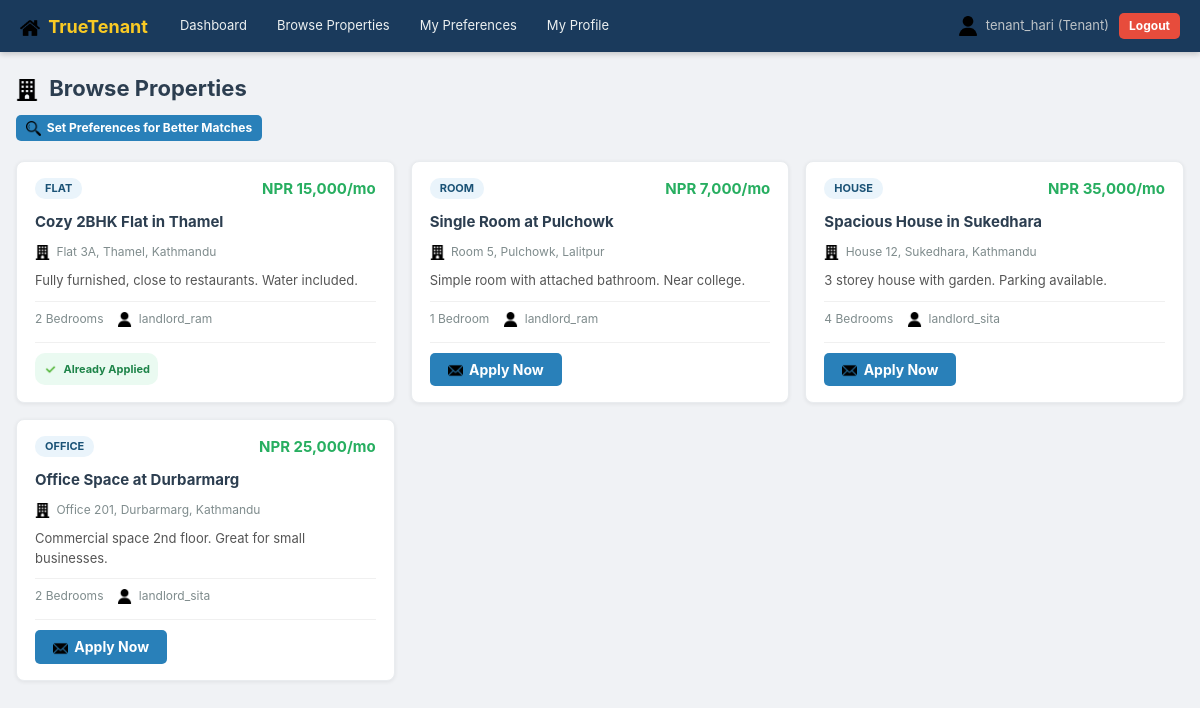
Before: /pages/browse_properties.php (signed in) with the older database file.
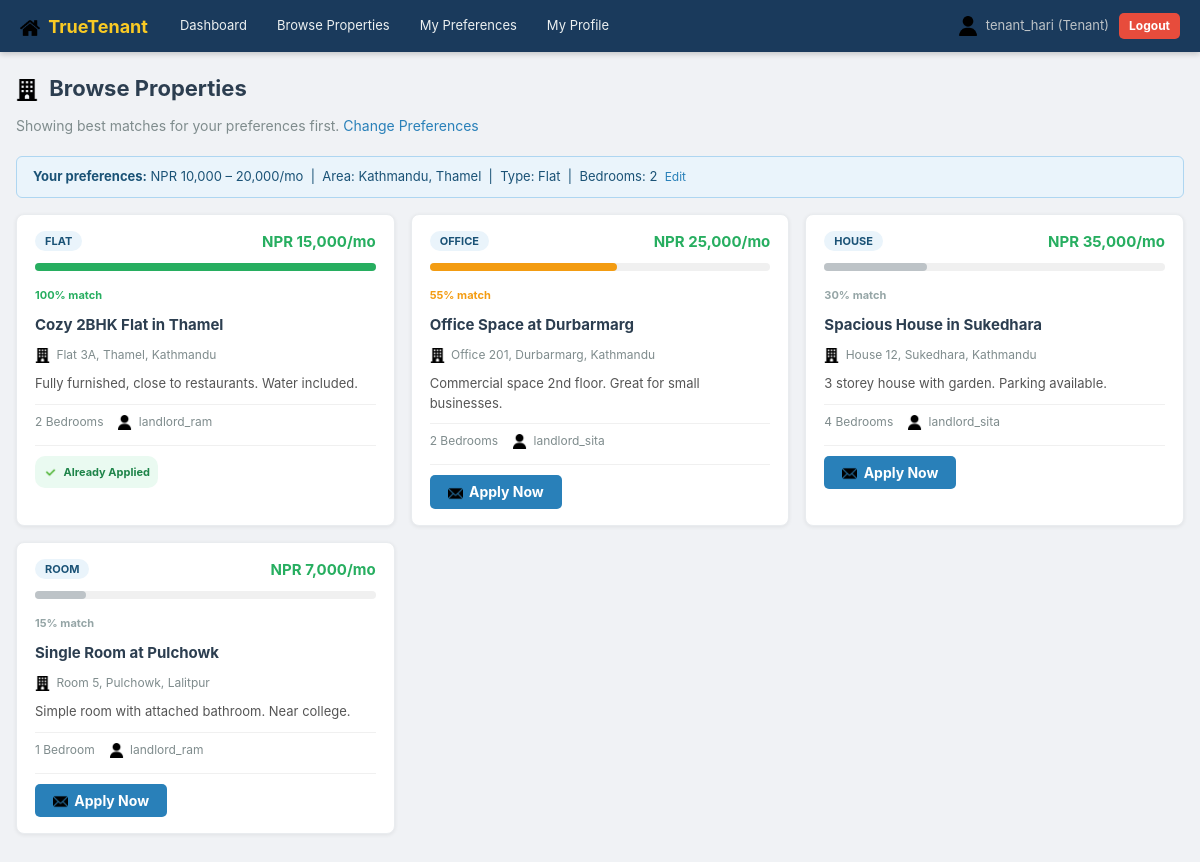
After: the same page with the newer database file.
### tables this page shows
CREATE TABLE IF NOT EXISTS properties (
    id INT AUTO_INCREMENT PRIMARY KEY,
    landlord_id INT NOT NULL,
    title VARCHAR(255) NOT NULL,
    description TEXT,
    address TEXT NOT NULL,
    monthly_rent DECIMAL(12,2) NOT NULL,
    bedrooms INT DEFAULT 1,
    property_type ENUM('room','flat','house','office') NOT NULL DEFAULT 'flat',
    is_available TINYINT(1) NOT NULL DEFAULT 1,
    created_at DATETIME DEFAULT CURRENT_TIMESTAMP,
    FOREIGN KEY (landlord_id) REFERENCES users(id) ON DELETE CASCADE
);

CREATE TABLE IF NOT EXISTS users (
    id INT AUTO_INCREMENT PRIMARY KEY,
    username VARCHAR(100) NOT NULL UNIQUE,
    email VARCHAR(150) NOT NULL UNIQUE,
    password VARCHAR(255) NOT NULL,
    role ENUM('tenant','landlord','admin') NOT NULL DEFAULT 'tenant',
    is_active TINYINT(1) NOT NULL DEFAULT 1,
    created_at DATETIME DEFAULT CURRENT_TIMESTAMP
);

CREATE TABLE IF NOT EXISTS tenant_preferences (
    id INT AUTO_INCREMENT PRIMARY KEY,
    tenant_id INT NOT NULL,
    preferred_min_rent DECIMAL(12,2) DEFAULT 0,
    preferred_max_rent DECIMAL(12,2) DEFAULT 0,
    preferred_area VARCHAR(255),
    preferred_type ENUM('any','room','flat','house','office') NOT NULL DEFAULT 'any',
    preferred_bedrooms INT DEFAULT 0,
    created_at DATETIME DEFAULT CURRENT_TIMESTAMP,
    updated_at DATETIME DEFAULT CURRENT_TIMESTAMP ON UPDATE CURRENT_TIMESTAMP,
    UNIQUE KEY unique_tenant (tenant_id),
    FOREIGN KEY (tenant_id) REFERENCES tenants(id) ON DELETE CASCADE
);

### pages/browse_properties.php (the view, shortened to what this page needs)
<?php
$db      = getDB();
$user_id = $_SESSION['user_id'];
$stmt = $db->prepare("SELECT * FROM tenants WHERE user_id = ?");
$stmt->bind_param("i", $user_id);
$stmt->execute();
$profile = $stmt->get_result()->fetch_assoc();
$prefs = null;
if ($profile) {
    $tid = $profile['id'];
    $stmt = $db->prepare("SELECT * FROM tenant_preferences WHERE tenant_id = ?");
    $stmt->bind_param("i", $tid);
    $stmt->execute();
    $prefs = $stmt->get_result()->fetch_assoc();
}
$sql = "SELECT p.*, u.username AS landlord_name
        FROM properties p
        JOIN users u ON u.id = p.landlord_id
        WHERE p.is_available = 1
        ORDER BY p.created_at DESC";
$properties = $db->query($sql)->fetch_all(MYSQLI_ASSOC);
function calculateMatchScore($property, $prefs) {
    if (!$prefs) return 0;
    $score = 0;
    $rent    = floatval($property['monthly_rent']);
    $min     = floatval($prefs['preferred_min_rent']);
    $max     = floatval($prefs['preferred_max_rent']);
    $has_min = ($min > 0);
    $has_max = ($max > 0);
    if ($has_min && $has_max) {
        if ($rent >= $min && $rent <= $max) {
            $score += 40;
        } else if ($rent > $max) {
            $over = ($rent - $max) / $max;
            if ($over <= 0.1)      $score += 30;
            elseif ($over <= 0.25) $score += 15;
        } else {
            $score += 10;
        }
    } elseif ($has_max && $rent <= $max) {
        $score += 40;
    } elseif ($has_min && $rent >= $min) {
        $score += 40;
    } else {
        $score += 20;
    }
    $pref_area = strtolower(trim($prefs['preferred_area']));
    $prop_addr = strtolower($property['address']);
    $prop_title = strtolower($property['title']);
    if (!empty($pref_area)) {
        $areas   = explode(',', $pref_area);
        $matched = false;
        foreach ($areas as $area) {
            $area = trim($area);
            if (!empty($area) && (strpos($prop_addr, $area) !== false || strpos($prop_title, $area) !== false)) {
                $matched = true;
                break;
            }
        }
        if ($matched) $score += 30;
    } else {
        $score += 15;
    }
    $pref_type = $prefs['preferred_type'];
    if ($pref_type === 'any' || $pref_type === $property['property_type']) {
        $score += 20;
    }
    $pref_beds = intval($prefs['preferred_bedrooms']);
    $prop_beds = intval($property['bedrooms']);
    if ($pref_beds === 0) {
        $score += 10;
    } elseif ($prop_beds === $pref_beds) {
        $score += 10;
    } elseif (abs($prop_beds - $pref_beds) === 1) {
        $score += 5;
    }
    return min(100, $score);
}
for ($i = 0; $i < count($properties); $i++) {
    $properties[$i]['match_score'] = calculateMatchScore($properties[$i], $prefs);
}
if ($prefs && count($properties) > 1) {
    quickSortProperties($properties, 0, count($properties) - 1);
}
$already_applied = [];
if ($profile) {
    $pid2 = $profile['id'];
    $stmt = $db->prepare("SELECT property_id FROM applications WHERE tenant_id = ? AND property_id IS NOT NULL");
    $stmt->bind_param("i", $pid2);
    $stmt->execute();
    $rows = $stmt->get_result()->fetch_all(MYSQLI_ASSOC);
    foreach ($rows as $row) {
        $already_applied[] = $row['property_id'];
    }
}
?>
<!DOCTYPE html>
<html lang="en">
<head>
    <link rel="stylesheet" href="/rental_risk/css/styles.css?v=<?= filemtime(__DIR__ . '/../css/styles.css') ?>">
</head>
<body>
<?php include '../php/navbar.php'; ?>
<div class="container">
    <div class="dashboard-header">
        <h2><img src="/rental_risk/images/building.png" class="heading-icon"> Browse Properties</h2>
        <?php if ($prefs): ?>
            <p>Showing best matches for your preferences first.
               <a href="tenant_preferences.php">Change Preferences</a>
            </p>
        <?php else: ?>
            <p>
                <a href="tenant_preferences.php" class="btn btn-sm btn-primary">
                    <img src="/rental_risk/images/search.png" class="inline-icon"> Set Preferences for Better Matches
                </a>
            </p>
        <?php endif; ?>
    </div>
    <?php if ($prefs): ?>
    <div class="prefs-bar">
        <strong>Your preferences:</strong>
        <?php if ($prefs['preferred_min_rent'] > 0 || $prefs['preferred_max_rent'] > 0): ?>
            NPR <?= number_format($prefs['preferred_min_rent'], 0) ?> – <?= number_format($prefs['preferred_max_rent'], 0) ?>/mo &nbsp;|&nbsp;
        <?php endif; ?>
        <?php if (!empty($prefs['preferred_area'])): ?>
            Area: <?= htmlspecialchars($prefs['preferred_area']) ?> &nbsp;|&nbsp;
        <?php endif; ?>
        Type: <?= ucfirst($prefs['preferred_type']) ?> &nbsp;|&nbsp;
        Bedrooms: <?= ($prefs['preferred_bedrooms'] > 0) ? $prefs['preferred_bedrooms'] : 'Any' ?>
        &nbsp;<a href="tenant_preferences.php" style="font-size:12px">Edit</a>
    </div>
    <?php endif; ?>
    <?php if (empty($properties)): ?>
        <div class="card"><p class="text-muted">No properties available right now. Check back later.</p></div>
    <?php else: ?>
    <div class="property-grid">
        <?php foreach ($properties as $p):
            $applied     = in_array($p['id'], $already_applied);
            $match       = intval($p['match_score']);
            $match_class = ($match >= 70) ? 'match-high' : (($match >= 40) ? 'match-mid' : 'match-low');
        ?>
        <div class="property-card">
            <div class="property-card-header">
                <span class="property-type-badge"><?= ucfirst($p['property_type']) ?></span>
                <span class="property-rent">NPR <?= number_format($p['monthly_rent'], 0) ?>/mo</span>
            </div>
            <?php if ($prefs): ?>
            <div class="match-bar-wrap">
                <div class="match-bar <?= $match_class ?>" style="width:<?= $match ?>%"></div>
            </div>
            <span class="match-label <?= $match_class ?>"><?= $match ?>% match</span>
            <?php endif; ?>
            <h3 class="property-title"><?= htmlspecialchars($p['title']) ?></h3>
            <p class="property-address">
                <img src="/rental_risk/images/building.png" class="inline-icon">
                <?= htmlspecialchars($p['address']) ?>
            </p>
            <?php if (!empty($p['description'])): ?>
                <p class="property-desc">
                    <?= htmlspecialchars(substr($p['description'], 0, 130)) ?><?= strlen($p['description']) > 130 ? '...' : '' ?>
                </p>
            <?php endif; ?>
            <div class="property-meta">
                <span><?= $p['bedrooms'] ?> Bedroom<?= $p['bedrooms'] != 1 ? 's' : '' ?></span>
                <span><img src="/rental_risk/images/user.png" class="inline-icon"> <?= htmlspecialchars($p['landlord_name']) ?></span>
            </div>
            <div class="property-actions">
                <?php if ($applied): ?>
                    <span class="badge badge-success" style="display:block;text-align:center;padding:8px">
                        <img src="/rental_risk/images/check.png" class="inline-icon"> Already Applied
                    </span>
                <?php elseif ($profile): ?>
                    <form method="POST">
                        <button type="submit" class="btn btn-primary btn-full"
                                onclick="return confirm('Apply for this property?')">
                            <img src="/rental_risk/images/email.png" class="inline-icon"> Apply Now
                        </button>
                    </form>
                <?php else: ?>
                    <a href="tenant_profile.php?new=1" class="btn btn-secondary btn-full">Complete Profile to Apply</a>
                <?php endif; ?>
            </div>
        </div>
        <?php endforeach; ?>
    </div>
    <?php endif; ?>
</div>
</body>
</html>

### php/navbar.php (shortened to what this page needs)
<?php
$role     = $_SESSION['role'] ?? '';
$username = $_SESSION['username'] ?? '';
?>
<nav class="navbar">
    <div class="nav-brand">
        <img src="/rental_risk/images/home.png" class="nav-icon"> TrueTenant
    </div>
    <div class="nav-links">
        <?php if ($role === 'tenant'): ?>
            <a href="tenant_dashboard.php">Dashboard</a>
            <a href="browse_properties.php">Browse Properties</a>
            <a href="tenant_preferences.php">My Preferences</a>
            <a href="tenant_profile.php">My Profile</a>
        <?php elseif ($role === 'landlord'): ?>
            <a href="landlord_dashboard.php">Dashboard</a>
            <a href="manage_properties.php">My Properties</a>
        <?php elseif ($role === 'admin'): ?>
            <a href="admin_dashboard.php">Admin Panel</a>
        <?php endif; ?>
    </div>
    <div class="nav-user">
        <?php if ($username): ?>
            <span><img src="/rental_risk/images/user.png" class="nav-icon">
                <?= htmlspecialchars($username) ?> (<?= ucfirst($role) ?>)
            </span>
            <a href="/rental_risk/logout.php" class="btn btn-sm btn-danger">Logout</a>
        <?php endif; ?>
    </div>
</nav>

Changed rows visible on the page:
added tenant_preferences: preferred_min_rent "10,000", preferred_max_rent "20,000", preferred_area "Kathmandu, Thamel", preferred_type "Flat", preferred_bedrooms "2"
shown differently, row unchanged: properties "Cozy 2BHK Flat in Thamel": match (not shown) → "100"
shown differently, row unchanged: properties "Office Space at Durbarmarg": match (not shown) → "55"; moves up the list
shown differently, row unchanged: properties "Spacious House in Sukedhara": match (not shown) → "30"; moves down the list
shown differently, row unchanged: properties "Single Room at Pulchowk": match (not shown) → "15"
Other visible differences:
text no longer shown: "Set Preferences for Better Matches"
text now shown: "Showing best matches for your preferences first. Change Preferences Your preferences: NPR – /mo | Area: | Type: | Bedrooms: Edit"
